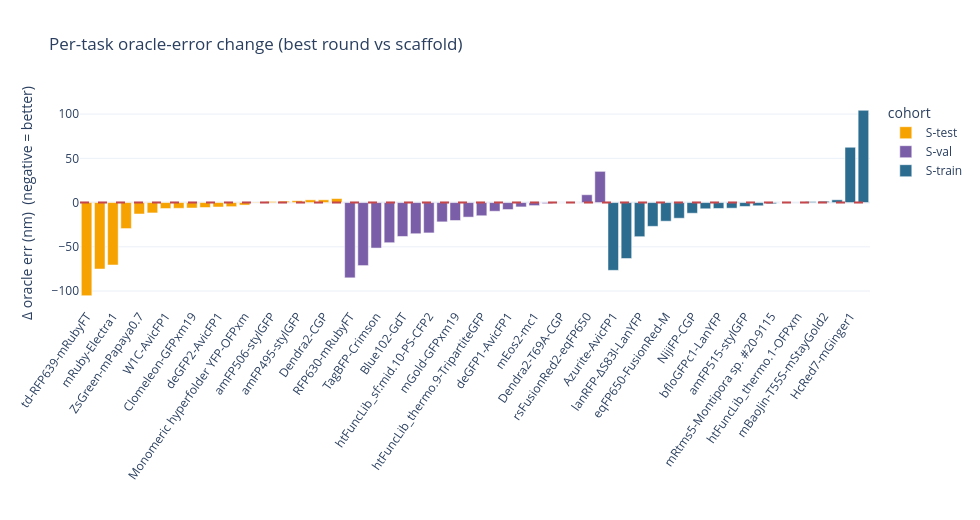

The cell this chart's notebook holds for it:
### Markdown cell above
## 2. Per-task error change (Δ oracle error)

Sorted; **negative (left, blue-ish) = design improved** the oracle peak error. The few large positive bars are the
far-red FPs whose chromophore pocket edits pushed the oracle prediction further off.

### Code cell
b2 = best.sort_values("d_err")
fig = px.bar(b2, x="task", y="d_err", color="cohort", color_discrete_map=COLOR,
             hover_data={"seq_id": ":.0%", "scaf_err": ":.1f", "best_err": ":.1f", "d_err": ":+.1f"},
             labels={"d_err": "Δ oracle err (nm)  (negative = better)", "task": ""},
             template=pio_tmpl, title="Per-task oracle-error change (best round vs scaffold)")
fig.add_hline(y=0, line_dash="dash", line_color="#c5474b")
fig.update_layout(width=980, height=520, xaxis_tickangle=-55, legend_title_text="cohort")
fig.show()

### Figure 1 — Plotly figure (JSON) as saved in the notebook; plotly's stock layout.template omitted (floating-point values rounded to 4 significant figures)
{"data": [{"customdata": [[0.817, 177.5, 72.28], [0.787, 80.63, 5.53], [0.814, 151.1, 80.53], [0.791, 32.94, 3.56], [0.793, 23.95, 11.05], [0.769, 21.1, 9.38], [0.79, 23.52, 16.77], [0.802, 11.86, 5.39], [0.807, 29.39, 23.24], [0.716, 6.61, 1.03], [0.794, 28.22, 23.23], [0.794, 7.86, 3.23], [0.795, 5.16, 2.34], [0.825, 12.48, 11.96], [0.773, 6.11, 7.31], [0.783, 7.53, 9.1], [0.773, 4.19, 6.26], [0.795, 0.95, 4.06], [0.765, 4.69, 7.84], [0.795, 0.15, 4.67]], "hovertemplate": "cohort=S-test<br>=%{x}<br>Δ oracle err (nm)  (negative = better)=%{y:+.1f}<br>seq_id=%{customdata[0]:.0%}<br>scaf_err=%{customdata[1]:.1f}<br>best_err=%{customdata[2]:.1f}<extra></extra>", "legendgroup": "S-test", "marker": {"color": "#f6a200", "pattern": {"shape": ""}}, "name": "S-test", "orientation": "v", "showlegend": true, "textposition": "auto", "type": "bar", "x": ["td-RFP639-mRubyFT", "sg42-AvicFP1", "mRuby-Electra1", "CyPet-GFPxm16", "ZsGreen-mPapaya0.7", "amCyan1-stylGFP", "W1C-AvicFP1", "KikG-Dronpa-2", "Clomeleon-GFPxm19", "TurboGFP-pdae1GFP", "deGFP2-AvicFP1", "htFuncLib_basic.3-ShG24", "Monomeric hyperfolder YFP-OFPxm", "LanYFP-laGFP", "amFP506-stylGFP", "mKate-Crimson", "amFP495-stylGFP", "pcStar-mc2", "Dendra2-CGP", "mEos3.1-mc2"], "xaxis": "x", "y": [-105.2, -75.1, -70.54, -29.38, -12.9, -11.72, -6.75, -6.47, -6.15, -5.58, -4.99, -4.63, -2.82, -0.52, 1.2, 1.57, 2.07, 3.11, 3.15, 4.52], "yaxis": "y"}, {"customdata": [[0.821, 170.8, 85.74], [0.798, 74.38, 3.17], [0.789, 167.5, 116.1], [0.813, 179.2, 133.8], [0.795, 45.02, 6.71], [0.819, 69.61, 34.4], [0.811, 68.1, 33.81], [0.793, 67.41, 45.6], [0.807, 31.38, 11.11], [0.776, 47.45, 31.01], [0.806, 17.3, 2.41], [0.794, 17.51, 7.7], [0.79, 24.82, 16.96], [0.773, 7.87, 2.96], [0.801, 34.14, 30.71], [0.788, 31.6, 30.43], [0.77, 4.25, 4.08], [0.819, 2.86, 2.73], [0.812, 23.88, 32.73], [0.83, 30.26, 65.53]], "hovertemplate": "cohort=S-val<br>=%{x}<br>Δ oracle err (nm)  (negative = better)=%{y:+.1f}<br>seq_id=%{customdata[0]:.0%}<br>scaf_err=%{customdata[1]:.1f}<br>best_err=%{customdata[2]:.1f}<extra></extra>", "legendgroup": "S-val", "marker": {"color": "#7a5ea8", "pattern": {"shape": ""}}, "name": "S-val", "orientation": "v", "showlegend": true, "textposition": "auto", "type": "bar", "x": ["RFP630-mRubyFT", "P4-AvicFP1", "TagBFP-Crimson", "RFP637-mRubyFT", "Blue102-GdT", "htFuncLib_sf:acid.5-PS-CFP2", "htFuncLib_sf:mid.10-PS-CFP2", "mEos4a-eechRFP", "mGold-GFPxm19", "laGFP-laRFP", "htFuncLib_thermo.9-TripartiteGFP", "eGFP203C-AvicFP1", "deGFP1-AvicFP1", "msGFP2-ShG24", "mEos2-mc1", "mEos4Fast1-mc1", "Dendra2-T69A-CGP", "ccGFP E6-ccalGFP3", "rsFusionRed2-eqFP650", "mRuby2-RFP637"], "xaxis": "x", "y": [-85.05, -71.21, -51.4, -45.36, -38.31, -35.21, -34.29, -21.81, -20.27, -16.44, -14.89, -9.81, -7.86, -4.91, -3.43, -1.17, -0.17, -0.13, 8.85, 35.27], "yaxis": "y"}, {"customdata": [[0.781, 80.82, 4.25], [0.817, 161.2, 98.0], [0.741, 43.27, 4.71], [0.824, 35.86, 9.0], [0.808, 32.09, 11.04], [0.896, 23.19, 5.49], [0.761, 15.58, 3.53], [0.757, 8.34, 1.33], [0.728, 7.43, 0.77], [0.748, 20.51, 14.17], [0.773, 8.36, 3.99], [0.894, 5.58, 1.97], [0.883, 19.25, 17.89], [0.87, 1.63, 1.71], [0.79, 1.11, 1.39], [0.876, 0.91, 2.0], [0.88, 1.08, 2.57], [0.799, 23.69, 26.82], [0.851, 11.25, 73.75], [0.842, 10.65, 114.9]], "hovertemplate": "cohort=S-train<br>=%{x}<br>Δ oracle err (nm)  (negative = better)=%{y:+.1f}<br>seq_id=%{customdata[0]:.0%}<br>scaf_err=%{customdata[1]:.1f}<br>best_err=%{customdata[2]:.1f}<extra></extra>", "legendgroup": "S-train", "marker": {"color": "#2b6c8f", "pattern": {"shape": ""}}, "name": "S-train", "orientation": "v", "showlegend": true, "textposition": "auto", "type": "bar", "x": ["Azurite-AvicFP1", "eqFP611-mRubyFT", "lanRFP-ΔS83l-LanYFP", "mNeptune681-Crimson", "eqFP650-FusionRed-M", "Rtms5-Montipora sp. #20-9115", "NijiFP-CGP", "ppluGFP2-pdae1GFP", "bfloGFPc1-LanYFP", "moxNeonGreen-laGFP", "amFP515-stylGFP", "mKO-KO", "mRtms5-Montipora sp. #20-9115", "Gamillus-dfGFP", "htFuncLib_thermo.1-OFPxm", "mBaoJin-mStayGold2", "mBaoJin-T55S-mStayGold2", "mScarlet-I3-mRFP1_Magenta", "HcRed7-mGinger1", "HcRed-mGinger1"], "xaxis": "x", "y": [-76.57, -63.21, -38.56, -26.86, -21.05, -17.7, -12.05, -7.01, -6.66, -6.34, -4.37, -3.61, -1.36, 0.08, 0.28, 1.09, 1.49, 3.13, 62.5, 104.3], "yaxis": "y"}], "layout": {"barmode": "relative", "height": 520, "legend": {"title": {"text": "cohort"}, "tracegroupgap": 0}, "shapes": [{"line": {"color": "#c5474b", "dash": "dash"}, "type": "line", "x0": 0, "x1": 1, "xref": "x domain", "y0": 0, "y1": 0, "yref": "y"}], "title": {"text": "Per-task oracle-error change (best round vs scaffold)"}, "width": 980, "xaxis": {"anchor": "y", "domain": [0, 1], "tickangle": -55, "title": {"text": ""}}, "yaxis": {"anchor": "x", "domain": [0, 1], "title": {"text": "Δ oracle err (nm)  (negative = better)"}}}}
